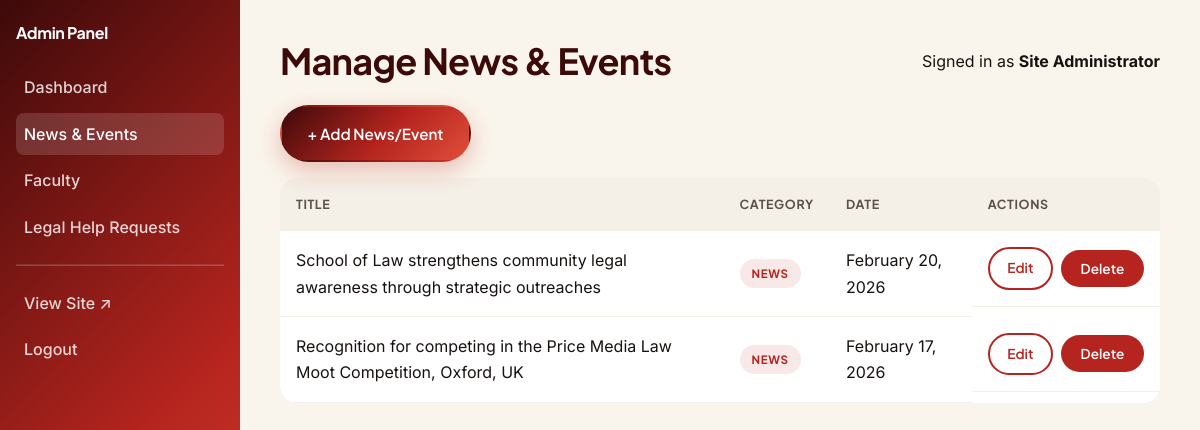
The app's page /admin/news/list.php (signed in) with its own data.
### tables this page shows
CREATE TABLE news_events (
    id INT AUTO_INCREMENT PRIMARY KEY,
    title VARCHAR(200) NOT NULL,
    category ENUM('news', 'event') NOT NULL DEFAULT 'news',
    summary VARCHAR(300) NOT NULL,
    body TEXT NOT NULL,
    entry_date DATE NOT NULL,
    image_path VARCHAR(255) NULL,
    created_at TIMESTAMP NOT NULL DEFAULT CURRENT_TIMESTAMP,
    updated_at TIMESTAMP NOT NULL DEFAULT CURRENT_TIMESTAMP ON UPDATE CURRENT_TIMESTAMP,
    INDEX idx_news_events_category (category),
    INDEX idx_news_events_entry_date (entry_date)
);

### includes/functions.php (called while the page is built, shortened)
<?php
function h(?string $value): string
{
    return htmlspecialchars($value ?? '', ENT_QUOTES, 'UTF-8');
}
function format_date(?string $date, string $format = 'F j, Y'): string
{
    $ts = strtotime($date);
    return $ts === false ? '' : date($format, $ts);
}

### includes/db.php (called while the page is built)
<?php
function get_db(): PDO
{
    static $pdo = null;
    if ($pdo === null) {
        $dsn = 'mysql:host=' . DB_HOST . ';dbname=' . DB_NAME . ';charset=' . DB_CHARSET;
        try {
            $pdo = new PDO($dsn, DB_USER, DB_PASS, [
                PDO::ATTR_ERRMODE => PDO::ERRMODE_EXCEPTION,
                PDO::ATTR_DEFAULT_FETCH_MODE => PDO::FETCH_ASSOC,
                PDO::ATTR_EMULATE_PREPARES => false,
            ]);
        } catch (PDOException $e) {
            if (APP_DEBUG) {
                die('Database connection failed: ' . $e->getMessage());
            }
            die('A database error occurred. Please try again later.');
        }
    }
    return $pdo;
}

### admin/news/list.php (the view, shortened to what this page needs)
<?php
require_once __DIR__ . '/../../includes/db.php';
require_once __DIR__ . '/../../includes/functions.php';
$stmt = get_db()->query('SELECT * FROM news_events ORDER BY entry_date DESC');
$items = $stmt->fetchAll();
include __DIR__ . '/../includes/admin-header.php';
?>
<p><a href="<?= h(BASE_URL) ?>/admin/news/add.php" class="btn btn-primary">+ Add News/Event</a></p>
<div class="table-wrap">
  <table class="table">
    <thead>
      <tr>
        <th>Title</th>
        <th>Category</th>
        <th>Date</th>
        <th>Actions</th>
      </tr>
    </thead>
    <tbody>
      <?php if (empty($items)): ?>
        <tr>
          <td colspan="4">No news or events found.</td>
        </tr>
      <?php else: ?>
        <?php foreach ($items as $item): ?>
          <tr>
            <td><?= h($item['title']) ?></td>
            <td>
              <?php if ($item['category'] === 'event'): ?>
                <span class="badge badge-event">Event</span>
              <?php else: ?>
                <span class="badge badge-news">News</span>
              <?php endif; ?>
            </td>
            <td><?= h(format_date($item['entry_date'])) ?></td>
            <td class="table-actions">
              <a href="<?= h(BASE_URL) ?>/admin/news/edit.php?id=<?= (int) $item['id'] ?>" class="btn btn-sm btn-outline-dark">Edit</a>
              <form method="post" action="delete.php" style="display:inline;">
                <button type="submit" class="btn btn-sm btn-danger" onclick="return confirm('Delete this item?');">Delete</button>
              </form>
            </td>
          </tr>
        <?php endforeach; ?>
      <?php endif; ?>
    </tbody>
  </table>
</div>
<?php include __DIR__ . '/../includes/admin-footer.php'; ?>

### assets/css/style.css (style rules this page uses)
:root { --color-maroon: #3d0a0a; --color-maroon-deep: #240505; --color-crimson: #b5241e; --color-crimson-light: #e04e3a; --color-gold: #d9ab3d; --color-gold-light: #f0c869; --color-charcoal: #17120f; --color-cream: #faf5ec; --color-white: #ffffff; --color-gray-100: #f4efe7; --color-gray-200: #ece3d6; --color-gray-300: #ddd0be; --color-gray-500: #96897c; --color-gray-700: #5c5148; --color-success-bg: #e5f5ea; --color-success-text: #1c7a3b; --color-error-bg: #fbeaea; --color-error-text: #b5241e; --gradient-brand: linear-gradient(135deg, var(--color-maroon) 0%, var(--color-crimson) 55%, var(--color-crimson-light) 100%); --gradient-gold: linear-gradient(135deg, var(--color-gold) 0%, var(--color-gold-light) 100%); --font-display: 'Plus Jakarta Sans', -apple-system, BlinkMacSystemFont, "Segoe UI", Roboto, Arial, sans-serif; --font-base: 'Inter', -apple-system, BlinkMacSystemFont, "Segoe UI", Roboto, Arial, sans-serif; --space-1: 0.25rem; --space-2: 0.5rem; --space-3: 1rem; --space-4: 1.5rem; --space-5: 2.5rem; --space-6: 4rem; --space-7: 6rem; --radius-sm: 8px; --radius-md: 16px; --radius-lg: 26px; --radius-pill: 999px; --shadow-sm: 0 2px 10px rgba(36, 5, 5, 0.06); --shadow-md: 0 12px 32px rgba(36, 5, 5, 0.12); --shadow-lg: 0 24px 60px rgba(36, 5, 5, 0.18); --shadow-glow: 0 8px 24px rgba(181, 36, 30, 0.28); --container-max: 1180px; --ease: cubic-bezier(0.16, 1, 0.3, 1); }
*, *::before, *::after { box-sizing: border-box; }
html { scroll-behavior: smooth; }
html, body { margin: 0; padding: 0; }
body { font-family: var(--font-base); color: var(--color-charcoal); background: var(--color-white); line-height: 1.65; -webkit-font-smoothing: antialiased; overflow-x: hidden; }
a { color: var(--color-crimson); text-decoration: none; transition: color 0.2s var(--ease); }
p { margin: 0 0 var(--space-3); }
.btn { display: inline-flex; align-items: center; justify-content: center; gap: 0.5rem; padding: 0.85rem 1.6rem; border-radius: var(--radius-pill); font-family: var(--font-display); font-weight: 600; font-size: 0.95rem; cursor: pointer; border: 2px solid transparent; text-align: center; transition: transform 0.25s var(--ease), box-shadow 0.25s var(--ease), background 0.25s var(--ease), color 0.25s var(--ease); }
.btn-primary { background: var(--gradient-brand); color: var(--color-white); box-shadow: var(--shadow-glow); }
.btn-outline-dark { background: transparent; border-color: var(--color-crimson); color: var(--color-crimson); }
.btn-sm { padding: 0.5rem 1.1rem; font-size: 0.85rem; }
.btn-danger { background: var(--color-error-text); color: var(--color-white); }
.badge { display: inline-block; padding: 0.3rem 0.75rem; border-radius: var(--radius-pill); font-family: var(--font-display); font-size: 0.72rem; font-weight: 700; text-transform: uppercase; letter-spacing: 0.06em; background: var(--color-gray-100); color: var(--color-gray-700); }
.badge-news { background: rgba(181, 36, 30, 0.1); color: var(--color-crimson); }
.table { width: 100%; border-collapse: collapse; background: var(--color-white); border-radius: var(--radius-md); overflow: hidden; box-shadow: var(--shadow-sm); }
.table th, .table td { text-align: left; padding: var(--space-3); border-bottom: 1px solid var(--color-gray-100); }
.table th { background: var(--color-gray-100); font-family: var(--font-display); font-size: 0.78rem; text-transform: uppercase; letter-spacing: 0.05em; color: var(--color-gray-700); }
.table-actions { display: flex; gap: var(--space-2); align-items: center; }
.table-wrap { overflow-x: auto; border-radius: var(--radius-md); }

### records on screen
news_events: title "School of Law strengthens community legal awareness through strategic outreaches", category "NEWS", entry_date "February 20, 2026"
news_events: title "Recognition for competing in the Price Media Law Moot Competition, Oxford, UK", category "NEWS", entry_date "February 17, 2026"

### other values on screen
$admin_title "Manage News & Events"
$_SESSION['admin_name'] "Site Administrator"
